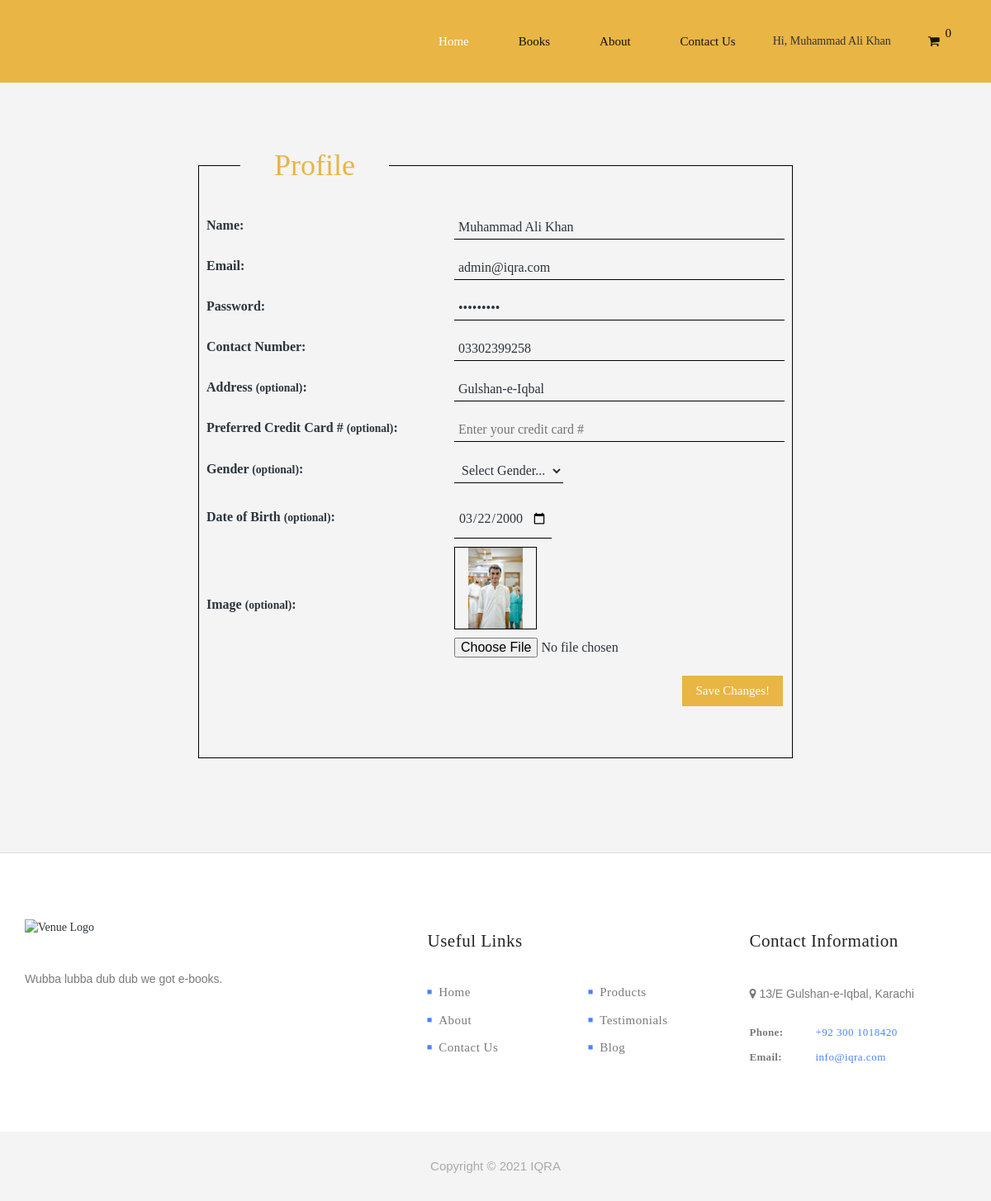
/profile.php (signed in), run on the app's committed database.
### tables this page shows
CREATE TABLE `user` (
  `id` int(11) NOT NULL,
  `name` varchar(255) NOT NULL,
  `password` varchar(255) NOT NULL,
  `email` varchar(255) NOT NULL,
  `dob` varchar(50) NOT NULL,
  `image` varchar(512) NOT NULL,
  `creditcard` varchar(16) NOT NULL,
  `gender` varchar(16) NOT NULL,
  `address` varchar(1024) NOT NULL,
  `contactnumber` varchar(50) NOT NULL,
  `isadmin` int(11) NOT NULL,
  `isseller` int(11) NOT NULL,
  `createdon` varchar(50) NOT NULL
);

### inc/database.inc.php (called while the page is built, shortened)
<?php
    include("./inc/utility.inc.php");
    class database
    {
        private $host = "localhost";
        private $user = "root";
        private $pswd = "";
        private $db = "ebookdb";
        private $link = null;
        function __construct()
        {
            $this->link = mysqli_connect($this->host, $this->user, $this->pswd, $this->db);
        }
        function query($q){
            $res = mysqli_query($this->link, $q);
            if ($res) {
                $out = "Query Executed Sucessfully ✅ query: $q";
            } else {
                $out = "Query Error ❌: " . mysqli_errno($this->get_link()) . " on query: $q";
                echo Utility::console_error($out);
            }
            return $res;
        }
        public function get_entity($table_name, $id){
            $q = "SELECT * FROM `$table_name` WHERE ID = " . $id;
            $res = $this->query($q);
            return $res->fetch_assoc();
        }
        public function get_entities($table_name){
            $q = "SELECT * FROM `$table_name`";
            $res = $this->query($q);
            return $res;
        }
    }
?>

### inc/utility.inc.php (called while the page is built, shortened)
<?php
class Utility
{
    static function get_date_formatted()
    {
        return date("Y-m-d");
    }
    static function log($msg)
    {
        $time = date('m/d/y h:iA', time());
        $page = basename($_SERVER['PHP_SELF']);
        $user = isset($_SESSION["user_id"]) ? $_SESSION["user_id"] : "guest";
        $contents = file_get_contents('log.txt');
        $contents .=  "User: $user\t$time\t$page\t$msg\r";
    }
}

### profile.php (the view, shortened to what this page needs)
<?php
include "./inc/database.inc.php";
$db = new database();
?>
<!DOCTYPE html>
<html lang="en">
<head>
    <?php include "./head.php"; ?>
</head>
<body>
    <?php include "./header.php"; ?>
    <section class="login-section">
        <form action="" method="post" enctype="multipart/form-data">
            <table>
                <tr>
                    <td>
                        <h1>Profile</h1>
                    </td>
                </tr>
                <tr>
                    <td>
                        <label for="">Name: </label>
                    </td>
                    <td><input type="text" name="name" id="" placeholder="Enter your name" value="<?=$u["name"]?>"></td>
                </tr>
                <tr>
                    <td>
                        <label for="">Email: </label>
                    </td>
                    <td><input type="email" name="email" placeholder="Enter your email" id="" value="<?=$u["email"]?>"></td>
                </tr>
                <tr>
                    <td>
                        <label for="">Password: </label>
                    </td>
                    <td><input type="password" name="pswd" placeholder="Enter your password" pattern="[0-9a-zA-Z1@#$%^&]{8, 255}" id="" value="<?=$u["password"]?>"></td>
                </tr>
                <tr>
                    <td>
                        <label for="">Contact Number: </label>
                    </td>
                    <td><input type="tel" name="contact" placeholder="Enter your contact number" id="" value="<?=$u["contactnumber"]?>"></td>
                </tr>
                <tr>
                    <td><label for="">Address <small>(optional)</small>: </label></td>
                    <td>
                        <input type="text" name="address" placeholder="Enter your address" value="<?=$u["address"]?>">
                    </td>
                </tr>
                <tr>
                    <td>
                        <label for="">Preferred Credit Card # <small>(optional)</small>: </label>
                    </td>
                    <td><input type="text" name="cc" id="" placeholder="Enter your credit card #" value="<?=$u["creditcard"]?>" pattern="[0-9]{16}" title="credit card must exactly be 16 digits long" required></td>
                </tr>
                <tr>
                    <td>
                        <label for="">Gender <small>(optional)</small>: </label>
                    </td>
                    <td>
                        <select name="gender" id="" required>
                            <option value="">Select Gender...</option>
                        </select>
                    </td>
                </tr>
                <tr>
                    <td>
                        <label for="">Date of Birth <small>(optional)</small>: </label>
                    </td>
                    <td><input type="date" max="<?php echo Utility::get_date_formatted(); ?>" name="dob" id="" Value="<?=$u["dob"]?>"></td>
                </tr>
                <tr>
                    <td>
                        <label for="">Image <small>(optional)</small>: </label>
                    </td>
                    <td>
                        <div class="imgbox"><img src="./img/uploaded/<?=$u["image"]?>" id="output" alt="Upload an image!"></div>
                        <input type="file" name="image" accept="image/*" id="file" onchange="loadFile(event)">
                    </td>
                </tr>
                <tr>
                    <td></td>
                    <td><input type="submit" value="Save Changes!" name="update" class="submit"></td>
                </tr>
            </table>
        </form>
    </section>
    <?php include "./footer.php"; ?>
</body>

### header.php (shortened to what this page needs)
<?php
if (isset($_SESSION["user_id"])) {
    $u = $db->get_entity('user', $_SESSION["user_id"]);
}
?>
<div class="wrap">
    <header id="header">
        <div class="container">
            <div class="row">
                <div class="col-md-12">
                    <nav id="primary-nav" class="dropdown cf">
                        <ul class="dropdown menu">
                            <li class='active'><a href="index.php">Home</a></li>
                            <li><a href="books.php">Books</a>
                                    <?php
                                    $c = $db->get_entities('category');
                                    while ($cat = mysqli_fetch_array($c)) {
                                    ?>
                            </li>
                        <?php } ?>
                        </ul>
                        <li>
                            <a href="#">About</a>
                        </li>
                        <li><a href="contact.php">Contact Us</a></li>
                        <?php
                        if (isset($_SESSION["user_id"])) {
                        ?>
                            <li>Hi, <?= $u["name"] ?>
                            </li>
                            <li>
                                <a href="cart.php" class="fa fa-shopping-cart">
                                    <span class="item-count">
                                        <?php
                                        if (isset($_SESSION['cart'])) {
                                            echo count($_SESSION['cart']);
                                        } else {
                                            echo '0';
                                        } ?>
                                    </span>
                                </a>
                            </li>
                        <?php
                        } else { ?>
                            <li><a href="signup.php">Sign up</a></li>
                            <li><a href="login.php">Login</a></li>
                        <?php
                        }
                        ?>
                    </nav>
                </div>
            </div>
        </div>
    </header>
</div>

### css/hero-slider.css (style rules this page uses)
*, *::after, *::before { -webkit-box-sizing: border-box; -moz-box-sizing: border-box; box-sizing: border-box; }
html { font-size: 62.5%; }
body { font-family: "Open Sans", sans-serif; color: #2c343b; background-color: #f2f2f2; }
a { color: #d44457; text-decoration: none; }
img { max-width: 100%; }

### css/style.css (style rules this page uses)
* { scroll-behavior: smooth; }
:root { --theme-color-1: #e9b544; --theme-color-2: #f4f4f4; --theme-color-3: #525252; --theme-font-color-light: #fff; --theme-font-color-dark: #000; --theme-color-1-selected: #ddac41; }
.imgbox { width: 100px; height: 100px; border: 1px solid black; overflow: hidden; }
.imgbox img { width: 100px; height: 100px; object-fit: contain; }
.login-section { background-color: var(--theme-color-2); height: auto; padding: 10rem 0; width: 100%; display: flex; justify-content: center; align-items: center; }
.login-section form { display: flex; justify-content: center; align-items: center; width: 60%; height: auto; padding: 5rem 0; border: 1px solid black; position: relative; }
.login-section form h1 { color: var(--theme-color-1); background: var(--theme-color-2); position: absolute; top: -40px; left: 50px; width: 180px; text-align: center; }
.login-section form td:nth-child(even) { min-width: 400px; }
.login-section form td:nth-child(odd) { min-width: 300px; }
.login-section form input[type=text], .login-section form input[type=password], .login-section form input[type=email], .login-section form input[type=tel] { width: 100%; background: none; outline: none; border: none; border-bottom: 1px solid black; padding: 5px; }
.login-section form input[type=date], .login-section form select { background: none; border: none; border-bottom: 1px solid black; padding: 5px; }
.login-section form input, .login-section form select { margin-bottom: 10px; margin-top: 10px; }
body { font-family: 'Nunito', 'sans-serif'; background-color: #fff; }
ul { list-style: none; margin: 0; padding: 0; }
section { padding-top: 80px; padding-bottom: 80px; }
.blue-button a, .submit { display: inline-block; background-color: var(--theme-color-1); color: #fff; font-size: 15px; font-weight: 500; padding: 10px 16px; text-decoration: none; border: 2px solid var(--theme-color-2); position: relative; z-index: 1; }
.submit { float: right; }
.cf:before, .cf:after { content: ''; display: table; visibility: hidden; }
.cf:after { clear: both; }
.cf { *zoom: 1; }
#header { overflow: visible; position: relative; background-color: var(--theme-color-1); }
.menu { float: right; }
.menu li { float: left; margin-left: 30px; position: relative; line-height: 100px; }
.menu li:last-child { margin-right: 0; }
.menu li a { display: block; text-decoration: none; }
#primary-nav li a { color: #121212; font-weight: bold; line-height: 100px; padding: 0px 15px; font-size: 15px; font-weight: 400; transition: all 0.5s; }
#primary-nav .active > a { color: var(--theme-font-color-light); }
.item-count { padding: 2px 3px; position: relative; top: -10px; }

### data on the page
user: name "Muhammad Ali Khan", email "admin@iqra.com", contact "03302399258", address "Gulshan-e-Iqbal", dob "03/22/2000", image (picture)
